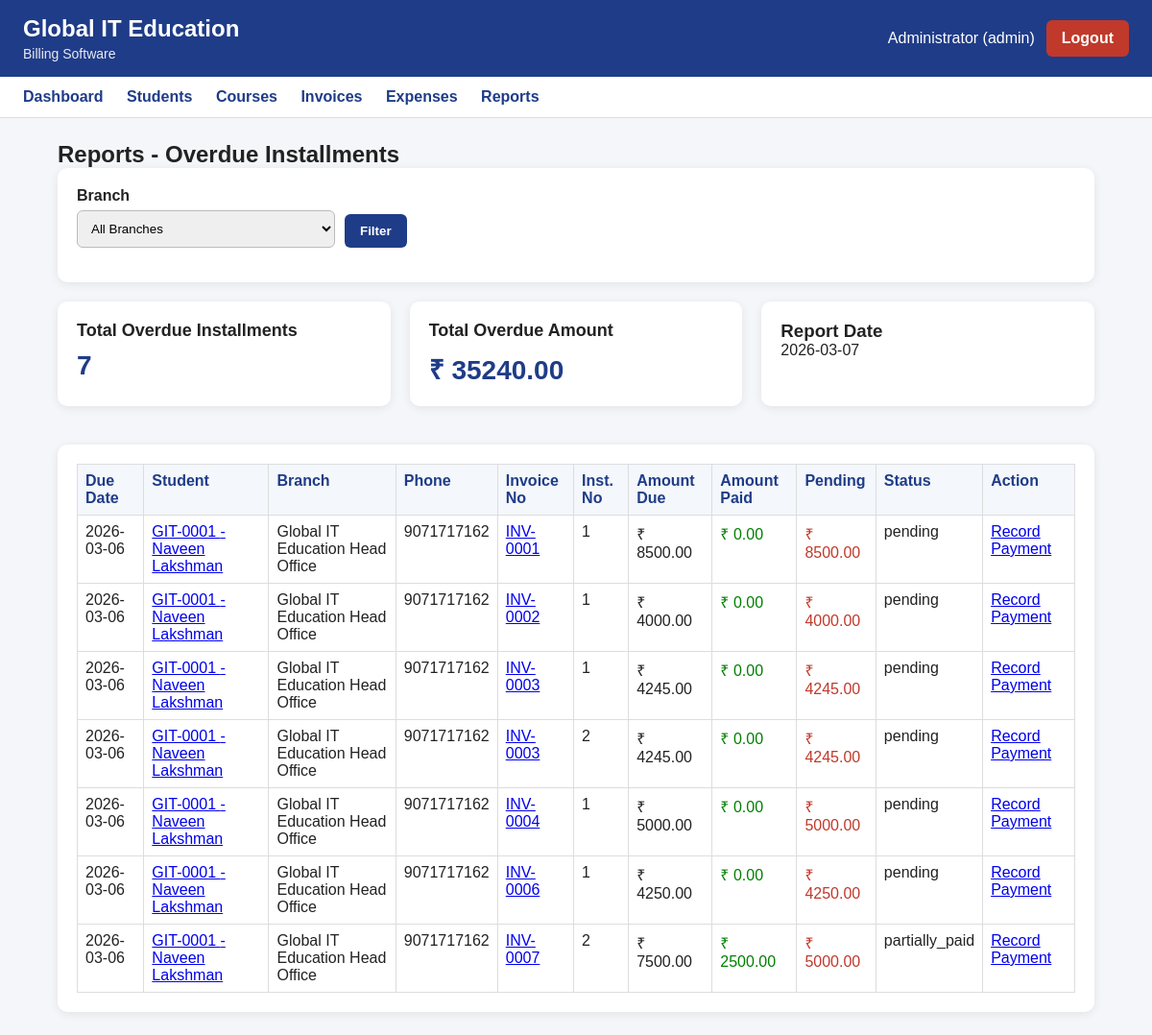
/reports/overdue-installments (signed in), run on the app's committed database.
### tables this page shows
CREATE TABLE installment_plans (
            id INTEGER PRIMARY KEY AUTOINCREMENT,
            invoice_id INTEGER NOT NULL,
            installment_no INTEGER NOT NULL,
            due_date TEXT NOT NULL,
            amount_due REAL NOT NULL DEFAULT 0,
            amount_paid REAL NOT NULL DEFAULT 0,
            status TEXT NOT NULL DEFAULT 'pending'
                CHECK(status IN ('pending', 'partially_paid', 'paid', 'overdue')),
            remarks TEXT,
            created_at TEXT NOT NULL,
            updated_at TEXT,
            FOREIGN KEY (invoice_id) REFERENCES invoices(id) ON DELETE CASCADE
        );

CREATE TABLE students (
            id INTEGER PRIMARY KEY AUTOINCREMENT,
            student_code TEXT NOT NULL UNIQUE,
            full_name TEXT NOT NULL,
            phone TEXT NOT NULL,
            email TEXT,
            address TEXT,
            joined_date TEXT NOT NULL,
            status TEXT NOT NULL DEFAULT 'active'
                CHECK(status IN ('active', 'completed', 'dropped')),
            created_at TEXT NOT NULL,
            updated_at TEXT
        , branch_id INTEGER);

CREATE TABLE branches (
            id INTEGER PRIMARY KEY AUTOINCREMENT,
            branch_name TEXT NOT NULL UNIQUE,
            branch_code TEXT NOT NULL UNIQUE,
            address TEXT,
            is_active INTEGER NOT NULL DEFAULT 1,
            created_at TEXT NOT NULL
        );

CREATE TABLE invoices (
            id INTEGER PRIMARY KEY AUTOINCREMENT,
            invoice_no TEXT NOT NULL UNIQUE,
            student_id INTEGER NOT NULL,
            invoice_date TEXT NOT NULL,
            subtotal REAL NOT NULL DEFAULT 0,
            discount_type TEXT NOT NULL DEFAULT 'none'
                CHECK(discount_type IN ('none', 'fixed', 'percentage')),
            discount_value REAL NOT NULL DEFAULT 0,
            discount_amount REAL NOT NULL DEFAULT 0,
            total_amount REAL NOT NULL DEFAULT 0,
            installment_type TEXT NOT NULL DEFAULT 'full'
                CHECK(installment_type IN ('full', 'custom')),
            notes TEXT,
            status TEXT NOT NULL DEFAULT 'unpaid'
                CHECK(status IN ('unpaid', 'partially_paid', 'paid', 'cancelled')),
            created_by INTEGER NOT NULL,
            created_at TEXT NOT NULL,
            updated_at TEXT, branch_id INTEGER,
            FOREIGN KEY (student_id) REFERENCES students(id),
            FOREIGN KEY (created_by) REFERENCES users(id)
        );

### app.py (the view)
@app.route("/reports/overdue-installments")
@login_required
def overdue_installments_report():
    conn = get_conn()
    cur = conn.cursor()
    today = datetime.today().strftime("%Y-%m-%d")
    branch_id = request.args.get("branch_id", "").strip()
    cur.execute("""
        SELECT *
        FROM branches
        WHERE is_active = 1
        ORDER BY branch_name
    """)
    branches = cur.fetchall()
    query = """
        SELECT
            installment_plans.id,
            installment_plans.installment_no,
            installment_plans.due_date,
            installment_plans.amount_due,
            installment_plans.amount_paid,
            installment_plans.status,
            installment_plans.remarks,

            invoices.id AS invoice_id,
            invoices.invoice_no,
            invoices.invoice_date,
            invoices.total_amount,
            invoices.branch_id,

            students.id AS student_id,
            students.student_code,
            students.full_name,
            students.phone,
            students.email,

            branch_master.branch_name

        FROM installment_plans
        JOIN invoices
            ON installment_plans.invoice_id = invoices.id
        JOIN students
            ON invoices.student_id = students.id
        LEFT JOIN branches AS branch_master
            ON invoices.branch_id = branch_master.id

        WHERE installment_plans.due_date < ?
          AND installment_plans.status IN ('pending', 'partially_paid')
    """
    params = [today]
    if branch_id:
        query += " AND invoices.branch_id = ? "
        params.append(branch_id)
    query += " ORDER BY installment_plans.due_date ASC, students.full_name ASC "
    cur.execute(query, params)
    rows = cur.fetchall()
    total_overdue_count = len(rows)
    total_overdue_amount = 0.0
    report_rows = []
    for row in rows:
        amount_due = float(row["amount_due"] or 0)
        amount_paid = float(row["amount_paid"] or 0)
        pending_amount = amount_due - amount_paid
        if pending_amount < 0:
            pending_amount = 0
        total_overdue_amount += pending_amount
        report_rows.append({
            "id": row["id"],
            "installment_no": row["installment_no"],
            "due_date": row["due_date"],
            "amount_due": amount_due,
            "amount_paid": amount_paid,
            "pending_amount": pending_amount,
            "status": row["status"],
            "remarks": row["remarks"],
            "invoice_id": row["invoice_id"],
            "invoice_no": row["invoice_no"],
            "invoice_date": row["invoice_date"],
            "invoice_total": float(row["total_amount"] or 0),
            "student_id": row["student_id"],
            "student_code": row["student_code"],
            "full_name": row["full_name"],
            "phone": row["phone"],
            "email": row["email"],
            "branch_name": row["branch_name"]
        })
    conn.close()
    return render_template(
        "report_overdue_installments.html",
        rows=report_rows,
        total_overdue_count=total_overdue_count,
        total_overdue_amount=total_overdue_amount,
        today=today,
        branches=branches,
        branch_id=branch_id
    )

### app.py (called while the page is built)
def login_required(route_function):
    from functools import wraps
    @wraps(route_function)
    def wrapper(*args, **kwargs):
        if "user_id" not in session:
            flash("Please login first.", "warning")
            return redirect(url_for("login"))
        return route_function(*args, **kwargs)
    return wrapper

### db.py (called while the page is built)
def get_conn():
    conn = sqlite3.connect(DB_PATH)
    conn.row_factory = sqlite3.Row
    conn.execute("PRAGMA foreign_keys = ON;")
    return conn

### templates/report_overdue_installments.html (shortened to what this page needs)
{% extends "base.html" %}
{% block content %}
<h2>Reports - Overdue Installments</h2>
<div class="card">
  <form method="get" class="search-form">
    <div class="form-group">
      <label>Branch</label>
      <select name="branch_id">
        <option value="">All Branches</option>
      </select>
    </div>
    <div class="form-group" style="align-self:end;">
      <button type="submit" class="btn btn-primary">Filter</button>
    </div>
  </form>
</div>
<div class="grid">
  <div class="card stat-card">
    <h3>Total Overdue Installments</h3>
    <p>{{ total_overdue_count }}</p>
  </div>
  <div class="card stat-card">
    <h3>Total Overdue Amount</h3>
    <p>₹ {{ "%.2f"|format(total_overdue_amount or 0) }}</p>
  </div>
  <div class="card">
    <h3>Report Date</h3>
    <p>{{ today }}</p>
  </div>
</div>
<div class="card">
  <table border="1" width="100%" cellpadding="10" class="billing-table">
    <tr>
      <th>Due Date</th>
      <th>Student</th>
      <th>Branch</th>
      <th>Phone</th>
      <th>Invoice No</th>
      <th>Inst. No</th>
      <th>Amount Due</th>
      <th>Amount Paid</th>
      <th>Pending</th>
      <th>Status</th>
      <th>Action</th>
    </tr>
    {% for row in rows %}
    <tr>
      <td>{{ row.due_date }}</td>
      <td>
        <a href="{{ url_for('student_profile', student_id=row.student_id) }}">
          {{ row.student_code }} - {{ row.full_name }}
        </a>
      </td>
      <td>{{ row.branch_name or "-" }}</td>
      <td>{{ row.phone or "-" }}</td>
      <td>
        <a href="{{ url_for('invoice_view', invoice_id=row.invoice_id) }}">
          {{ row.invoice_no }}
        </a>
      </td>
      <td>{{ row.installment_no }}</td>
      <td>₹ {{ "%.2f"|format(row.amount_due or 0) }}</td>
      <td style="color:green;">
        ₹ {{ "%.2f"|format(row.amount_paid or 0) }}
      </td>
      <td style="color:#c0392b;">
        ₹ {{ "%.2f"|format(row.pending_amount or 0) }}
      </td>
      <td>{{ row.status }}</td>
      <td>
        <a href="{{ url_for('payment_new', invoice_id=row.invoice_id) }}">Record Payment</a>
      </td>
    </tr>
    {% else %}
    <tr>
      <td colspan="11" style="text-align:center;">No overdue installments found.</td>
    </tr>
    {% endfor %}
  </table>
</div>
{% endblock %}

### static/style.css (style rules this page uses)
* { box-sizing: border-box; margin: 0; padding: 0; font-family: Arial, sans-serif; }
body { background: #f4f6f9; color: #222; }
.card { background: white; border-radius: 10px; padding: 20px; margin-bottom: 20px; box-shadow: 0 2px 10px rgba(0,0,0,0.08); }
.form-group { margin-bottom: 16px; }
.form-group label { display: block; margin-bottom: 6px; font-weight: bold; }
.form-group input, .form-group select, .form-group textarea { width: 100%; padding: 10px; border: 1px solid #bbb; border-radius: 6px; }
.btn { display: inline-block; text-decoration: none; border: none; padding: 10px 16px; border-radius: 6px; cursor: pointer; font-weight: bold; }
.btn-primary { background: #1f3c88; color: white; }
.grid { display: grid; grid-template-columns: repeat(auto-fit, minmax(220px, 1fr)); gap: 20px; margin-bottom: 20px; }
.stat-card h3 { font-size: 18px; margin-bottom: 10px; }
.stat-card p { font-size: 28px; font-weight: bold; color: #1f3c88; }
.billing-table { width: 100%; border-collapse: collapse; }
.billing-table th, .billing-table td { border: 1px solid #ddd; padding: 8px; vertical-align: top; }
.billing-table th { background: #f4f7fb; color: #1f3c88; text-align: left; }
.search-form { display: flex; gap: 10px; align-items: center; flex-wrap: wrap; }
.search-form .btn { padding: 10px 16px; }
.search-form .form-group { min-width: 180px; }

### data on the page
installment_plans: due_date "2026-03-06", student_code "GIT-0001", full_name "Naveen Lakshman", branch_name "Global IT Education Head Office", phone "9071717162", invoice_no "INV-0001", installment_no "1", amount_due "8500.00", amount_paid "0.00", status "pending"
installment_plans: due_date "2026-03-06", student_code "GIT-0001", full_name "Naveen Lakshman", branch_name "Global IT Education Head Office", phone "9071717162", invoice_no "INV-0002", installment_no "1", amount_due "4000.00", amount_paid "0.00", status "pending"
installment_plans: due_date "2026-03-06", student_code "GIT-0001", full_name "Naveen Lakshman", branch_name "Global IT Education Head Office", phone "9071717162", invoice_no "INV-0003", installment_no "1", amount_due "4245.00", amount_paid "0.00", status "pending"
installment_plans: due_date "2026-03-06", student_code "GIT-0001", full_name "Naveen Lakshman", branch_name "Global IT Education Head Office", phone "9071717162", invoice_no "INV-0003", installment_no "2", amount_due "4245.00", amount_paid "0.00", status "pending"
installment_plans: due_date "2026-03-06", student_code "GIT-0001", full_name "Naveen Lakshman", branch_name "Global IT Education Head Office", phone "9071717162", invoice_no "INV-0004", installment_no "1", amount_due "5000.00", amount_paid "0.00", status "pending"
installment_plans: due_date "2026-03-06", student_code "GIT-0001", full_name "Naveen Lakshman", branch_name "Global IT Education Head Office", phone "9071717162", invoice_no "INV-0006", installment_no "1", amount_due "4250.00", amount_paid "0.00", status "pending"
installment_plans: due_date "2026-03-06", student_code "GIT-0001", full_name "Naveen Lakshman", branch_name "Global IT Education Head Office", phone "9071717162", invoice_no "INV-0007", installment_no "2", amount_due "7500.00", amount_paid "2500.00", pending_amount "5000.00", status "partially_paid"

### other printed values
{{ session.get("full_name") }} "Administrator"
{{ session.get("role") }} "admin"
{{ total_overdue_count }} "7"
{{ "%.2f"|format(total_overdue_amount or 0) }} "35240.00"
